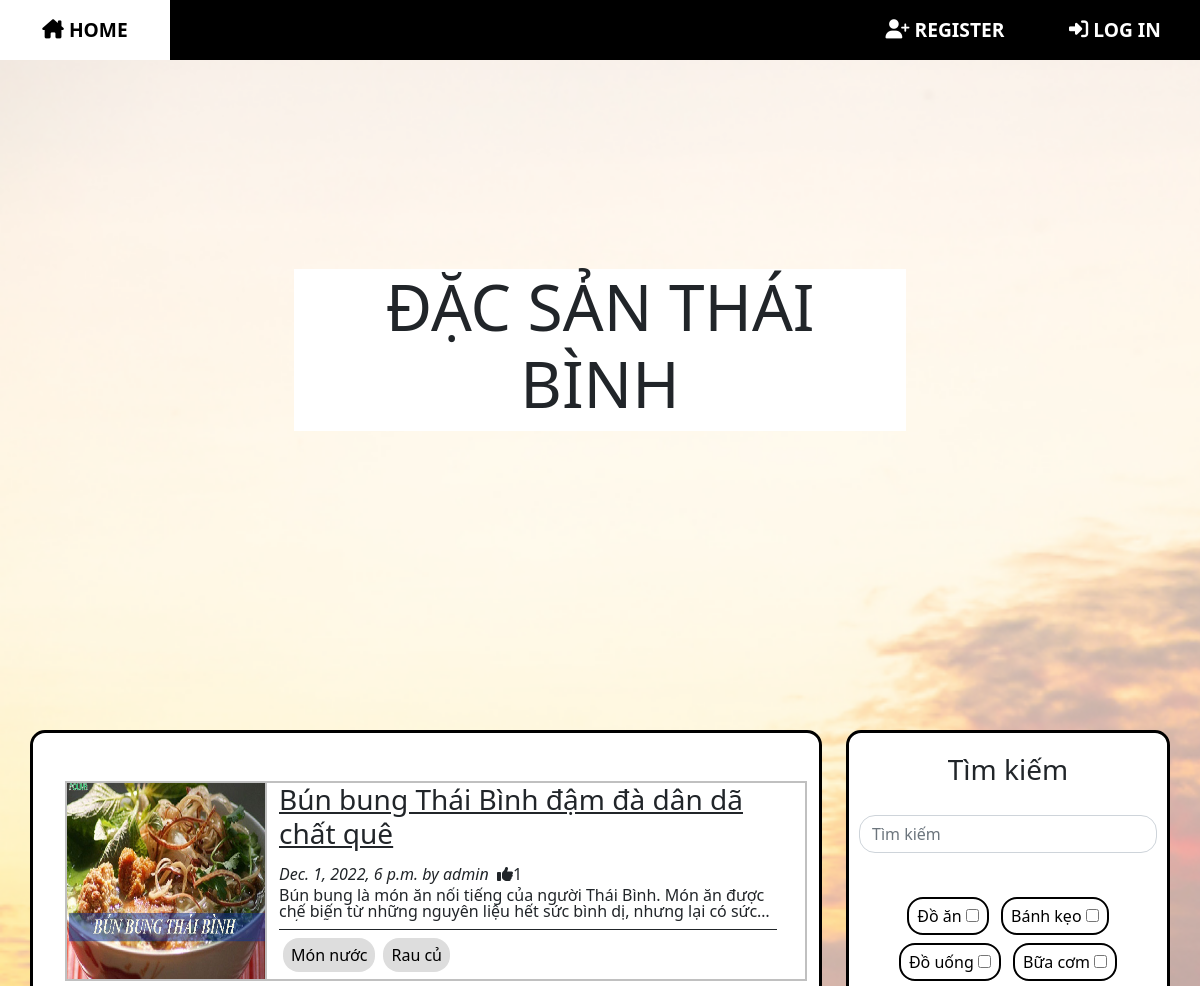
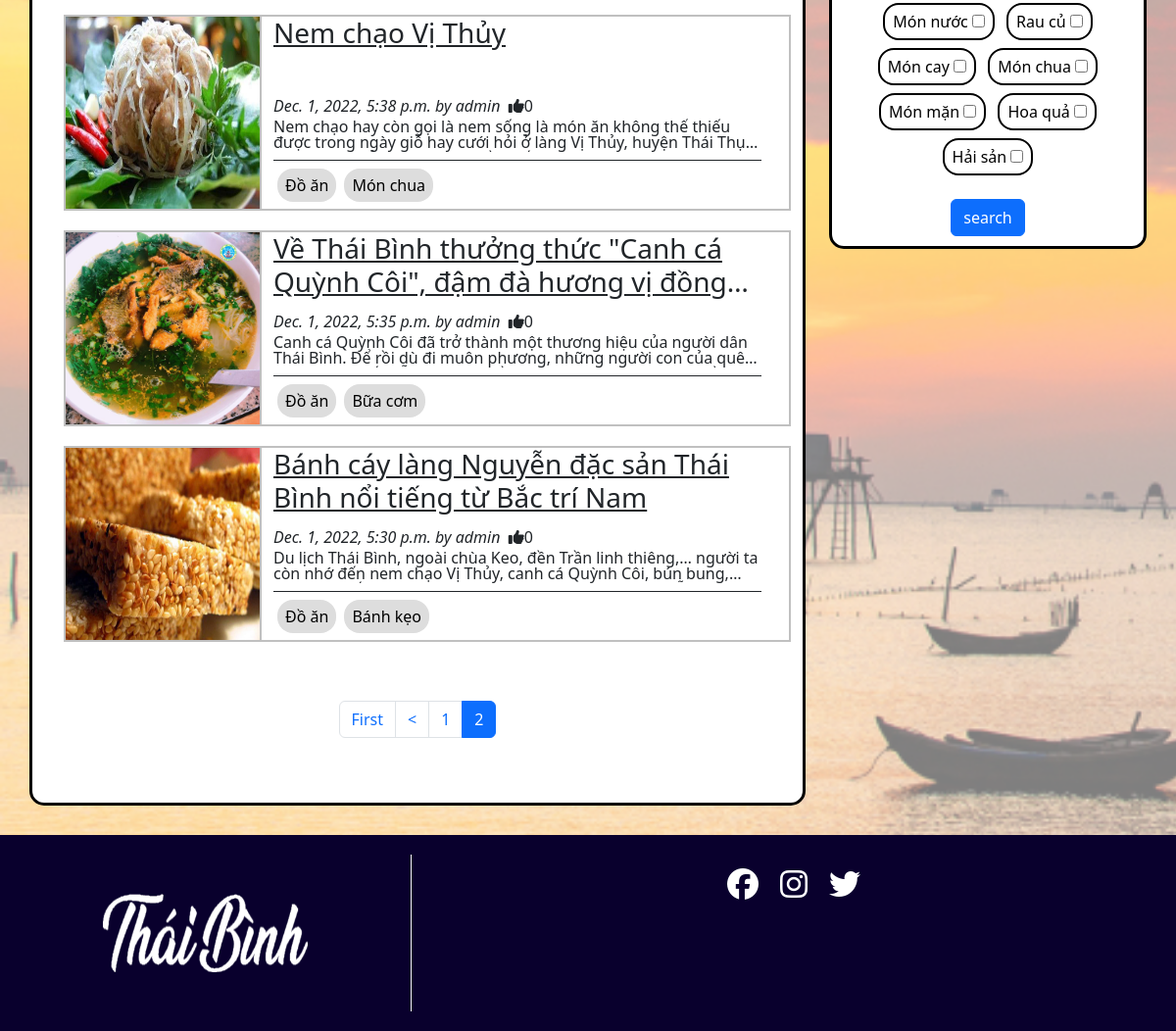
Screenshot of /?page=2 with the database file from the repository (2 pictures, top to bottom).
### blog/models.py (models this page shows, shortened)
class Post(models.Model):
    class NewManager(models.Manager):
        def get_queryset(self):
            return super().get_queryset().filter(status='published')
    options = (
        ('draft', 'Draft'),
        ('published', 'Published'),
    )
    title = models.CharField(max_length=250)
    category = models.ManyToManyField(
        Category, blank=True, related_name='posts')
    excerpt = models.TextField(blank=True, null=True)
    slug = models.SlugField(max_length=250, unique_for_date='publish')
    image = models.FileField(
        upload_to='static/thumbnail/', default='static/thumbnail/default/default.jpg')
    publish = models.DateTimeField(default=timezone.now)
    author = models.ForeignKey(
        User, on_delete=models.CASCADE, related_name='blog_posts')
    content = RichTextUploadingField(null=True)
    status = models.CharField(max_length=10, choices=options, default='draft')
    likes = models.ManyToManyField(User, blank=True, related_name='likes')
    bookmark = models.ManyToManyField(
        User, blank=True, related_name='bookmark')
    objects = models.Manager()  # default manager
    newmanager = NewManager()  # custom manager
    def get_absolute_url(self):
        return reverse('blog:post_single', args=[self.slug])
    class Meta:
        ordering = ('-publish',)

class Category(models.Model):
    name = models.CharField(max_length=100)
    def __str__(self):
        return self.name

### blog/views.py (the view)
# urls.py: path('', views.home, name='homepage'),
def home(request):
    posts = standard_filter(request)
    list = pagination(request, posts)
    return render(request, 'blog/index.html', {'posts': posts, 'categorys': Category.objects.all(), 'list': list})

### blog/views.py (called while the page is built)
def pagination(request, posts):
    obj = posts
    page_n = request.GET.get('page')
    p = Paginator(obj, 5)
    list = p.get_page(page_n)
    return list

def standard_filter(request):
    posts = Post.newmanager.all()
    user = request.user
    if user.is_superuser or user.is_staff:
        if user.is_superuser:
            posts = Post.objects.all()
        else:
            posts = Post.objects.filter(
                Q(status='published')) | Post.objects.filter(Q(author=user, status='draft'))
    return posts

### templates/blog/index.html (shortened to what this page needs)
{% extends "base/base.html" %} {% block title %} {%if bookmark_page%} Đã đánh dấu {%else%} Đặc sản Thái Bình {%endif%} {% endblock %} {% load static %}{% block content %} {%include "base/nav-bar.html"%}
<div class="bgpic"><img src="{% static 'Bien-Thai-Binh.jpg' %}" /></div>
<div class="col">
    <div class="row" id="row-titlecard">
        <div class="titlecard">
            <h1 style="font-size:400%">{%if bookmark_page%} ĐÃ ĐÁNH DẤU {%else%} ĐẶC SẢN THÁI BÌNH {%endif%}</h1>
        </div>
    </div>
    <div class="row ">
        <div class="col-8">
            <div class="container">
                 {% include "blog/list.html" %}
            </div>
        </div>
        <div class="col-4">
            {% include "blog/searchbox.html" %}
        </div>
    </div>
    {%include "base/footer.html"%}
</div>
{% endblock %}

### templates/blog/list.html (shortened to what this page needs)
{%block content%}
<div class="col pt-5">
    {% for post in list %}
    <div class="post-container row">
        <div class="col-3 post-thumbnail ">
            <img src="/{{post.image}}" />
        </div>
        <div class="col-9 post-detail">
            <div class="post-title">
                <h3>
                    <a class="text-dark" href="{{post.get_absolute_url}} ">{{post.title}}</a>
                </h3>
            </div>
            <div class="post-meta">
                <em>{{post.publish}} by {{post.author}}</em> &nbsp; <i class="fa-sharp fa-solid fa-thumbs-up" {%if user in post.likes.all %} style="color: blue;" {%endif%}></i> {{post.likes.count}}
            </div>
            <div class="post-excerpt">
                <p>{{post.excerpt}}</p>
            </div>
            <div class="post-cat">
                {% for tag in post.category.all %}
                <a class="tag-btn" href="/search/?q=&c={{tag.id}}">{{tag}}</a>{%endfor%}
            </div>
        </div>
    </div>
    {% endfor %}
</div>
<nav aria-label="Page navigation example">
    <ul class="pagination" style="text-align: center;">
        {%if list.has_previous%}
        <li class="page-item"><a class="page-link" href="?page=1">First</a></li>
        <li class="page-item">
            <a class="page-link" href="?page={{list.previous_page_number}}">
                <</a>
        </li>
        <li class="page-item"><a class="page-link" href="?page={{list.previous_page_number}}">{{list.previous_page_number}}</a></li>
        {%endif%}
        <li class="page-item active"><a class="page-link" href="?page={{list.number}}">{{list.number}}</a></li>
    </ul>
</nav>
{%endblock%}

### templates/blog/searchbox.html
{% load static %} {% block content %}
<link href="{% static 'style.css' %}" rel="stylesheet">
<div class="search-box">
    <form role="search" method="get" action="/search/">
        <h3>Tìm kiếm</h3>
        <div class="search-bar">
            <input class="form-control me-5" name="q" type="search" placeholder="Tìm kiếm" aria-label="Search">
        </div>
        <div class="tag-bar">
            {% for tag in categorys.all%}
            <div class="tag-checkbox">
                <label for="{{tag}}" class="">{{tag.name}}</label>
                <input name="c" type="checkbox" id="{{tag}}" value="{{tag.pk}}">
            </div>
            {%endfor%}
        </div>
        <button class="btn btn-primary" type="submit">search </button>
    </form>
</div>
{% endblock %}

### static/style.css (style rules this page uses)
* { box-sizing: border-box; padding: 0; margin: 0; }
.bgpic { width: 100%; height: 100%; position: fixed; z-index: -1; opacity: 0.5; }
.container { border: solid black; border-radius: 15px; background-color: white; margin: 30px; padding-bottom: 50px; min-height: 1000px; }
.titlecard { background-color: white; width: 50%; text-align: center; align-self: center; margin-right: auto; margin-left: auto; }
#row-titlecard { height: 700px; }
.search-box { border: solid black; display: flex; flex-direction: column; align-items: center; border-radius: 15px; background-color: white; min-height: 400px; position: sticky; top: 70px; margin: 30px; padding: 20px 10px 10px 10px; }
.search-box form { display: flex; flex-direction: column; align-items: center; }
.search-bar { margin-top: 20px; margin-bottom: 20px; }
.tag-bar { margin: 20px 10px 20px 10px; text-align: center; }
.tag-checkbox { border: black solid 2px; color: black; padding: 5px 8px; text-align: center; text-decoration: none; display: inline-block; margin: 4px; cursor: pointer; border-radius: 16px; min-width: 55px; }
.form-control { border-radius: 1rem; }
.post-container { position: relative; background-color: white; border: solid #C0C0C0 2px; margin: 0 0 20px 20px; height: 200px; max-width: 800px; overflow: hidden; }
.post-container .post-thumbnail { position: absolute; padding: 0; border-right: inherit; overflow: hidden; height: 100%; width: 200px; }
.post-container .post-thumbnail img { width: 100%; height: 100%; }
.post-container .post-detail { position: relative; left: 200px; }
.post-container .post-detail .post-title { position: absolute; margin-bottom: 10px; height: 70px; width: 90%; overflow: hidden; text-overflow: ellipsis; display: -webkit-box; line-height: 40px; -webkit-line-clamp: 2; -webkit-box-orient: vertical; }
.post-container .post-detail .post-excerpt { position: absolute; bottom: 45px; margin-bottom: 13px; height: 34px; width: 90%; overflow: hidden; text-overflow: ellipsis; display: -webkit-box; line-height: 16px; -webkit-line-clamp: 2; -webkit-box-orient: vertical; }
.post-container .post-detail .post-cat { position: absolute; bottom: 0px; border-top: solid 1px; height: 50px; width: 90%; text-overflow: ellipsis; overflow: hidden; display: flex; align-items: center; }
.post-container .post-detail .post-meta { position: absolute; bottom: 95px; font-size: medium; height: 18px; width: 90%; overflow: hidden; text-overflow: ellipsis; display: -webkit-box; line-height: 15px; }
.tag-btn { background-color: #ddd; border: none; color: black; padding: 5px 8px; text-align: center; text-decoration: none; display: inline-block; margin: 4px; cursor: pointer; border-radius: 16px; min-width: 55px; }
.pagination { margin-top: 60px; display: flex; justify-content: center; }
.active>.page-link { z-index: 0; }

### rows the page displays
Post: image (picture), title "Bún bung Thái Bình đậm đà dân dã chất quê", publish "Dec. 1, 2022, 6 p.m.", author "admin", likes.count "1", excerpt "Bún bung là món ăn nổi tiếng của người Thái Bình. Món ăn được chế biến từ những nguyên liệu hết sức bình dị, nhưng lại có…"
Category: name "Món nước"
Category: name "Rau củ"
Post: image (picture), title "Nem chạo Vị Thủy", publish "Dec. 1, 2022, 5:38 p.m.", author "admin", likes.count "0", excerpt "Nem chạo hay còn gọi là nem sống là món ăn không thể thiếu được trong ngày giỗ hay cưới hỏi ở làng Vị Thủy, huyện Thái…"
Category: name "Đồ ăn"
Category: name "Món chua"
Post: image (picture), title "Về Thái Bình thưởng thức \"Canh cá Quỳnh Côi\", đậm đà hương vị…", publish "Dec. 1, 2022, 5:35 p.m.", author "admin", likes.count "0", excerpt "Canh cá Quỳnh Côi đã trở thành một thương hiệu của người dân Thái Bình. Để rồi dù đi muôn phương, những người con của…"
Category: name "Bữa cơm"
Post: image (picture), title "Bánh cáy làng Nguyễn đặc sản Thái Bình nổi tiếng từ Bắc trí Nam", publish "Dec. 1, 2022, 5:30 p.m.", author "admin", likes.count "0", excerpt "Du lịch Thái Bình, ngoài chùa Keo, đền Trần linh thiêng,… người ta còn nhớ đến nem chạo Vị Thủy, canh cá Quỳnh Côi, bún…"
Category: name "Bánh kẹo"
Category: name "Đồ uống"
Category: name "Món cay"
Category: name "Món mặn"
Category: name "Hoa quả"
Category: name "Hải sản"

### other values shown
{{ list.previous_page_number }} "1"
{{ list.number }} "2"
